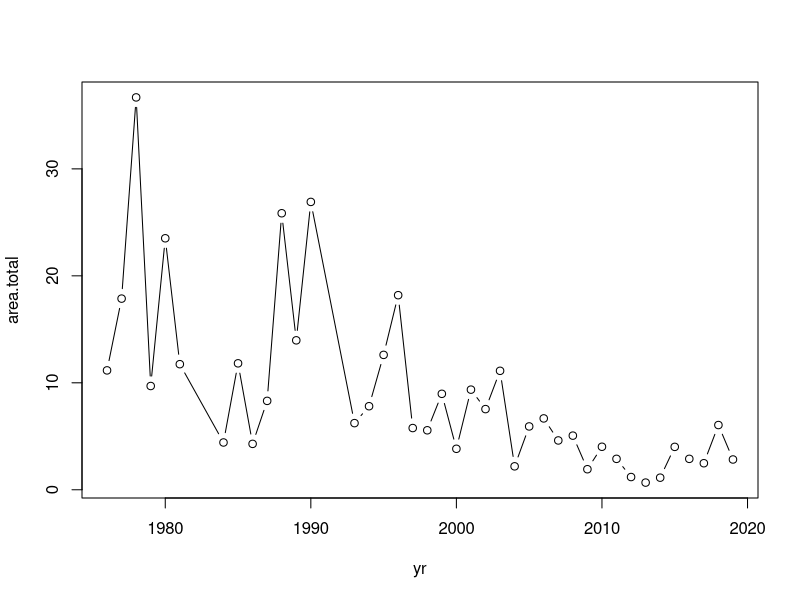
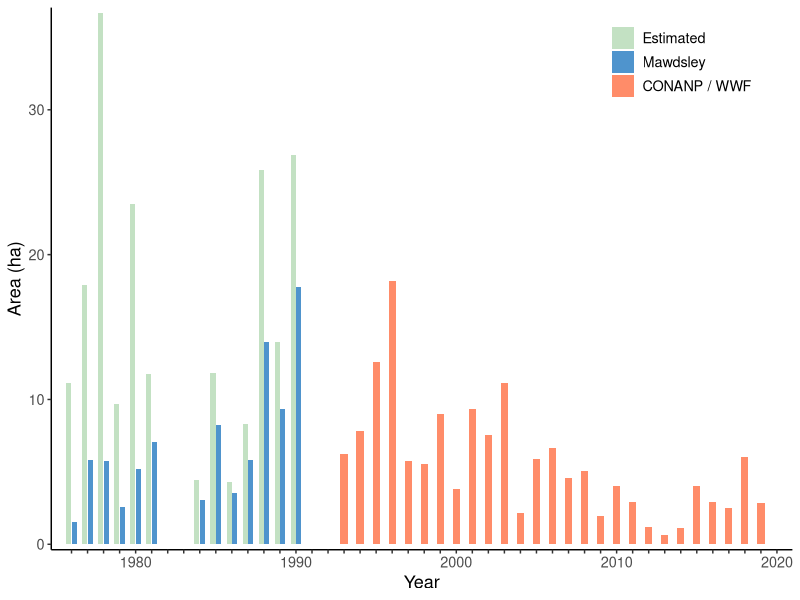
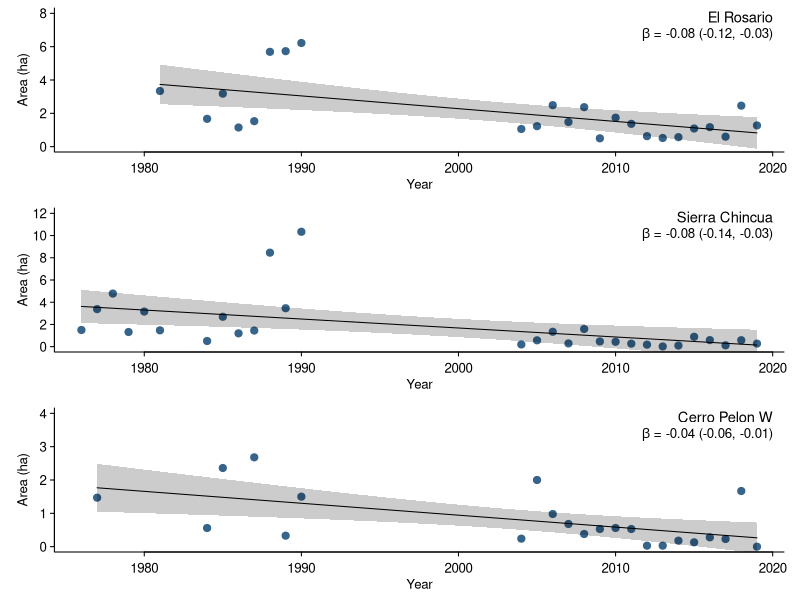

Generate these figures, in order, with R:
###################################################################################################################################
#Summarizing data available on monarch overwintering colonies, 1976-2019

#Code written by ER Zylstra
#Last updated: 4 March 2021
###################################################################################################################################

library(plyr)
library(reshape2)
library(ggplot2)

#------------------------------------------------------------#
# Read in data
#------------------------------------------------------------#
  #set working directory...

#Measurements of area occupied, 1976-1991
  #1976-1981 data from Calvert and Brower (1986)
  #1984-1990 data from Mejia (1996)
  #Data were extracted and compiled by ER Zylstra and MI Ramirez. Additional information about which measurements were
  #selected for analyses (when aggregations were measured more than once in a season) can be found in the USGS report.
  dat1 <- read.csv('ColonyData_1976-1991.csv',header=TRUE,stringsAsFactors=FALSE)
    #Yr.Dec: Year (for December of that winter season; eg, for any measurements in winter 1976-1977, Yr.Dec=1976)
    #Supercolony: fundamental spatial unit of overwintering monarchs (may be composed of multiple aggregations in close proximity to each other)
    #n.Aggregations: number of overwintering aggregations measured within the supercolony
    #Area.ha: total area occupied by supercolony in given year, in hectares (ie, sum of areas associated with each aggregation measured)
    #Date.min: earliest date any aggregation was measured (if there's only one aggregation, will be equal to Date.max)
    #Date.max: latest date any aggregtation was measured (if there's only one aggregation, will be equal to Date.min)
  
#Measurements of area occupied, 1993-2003
  #Data from Vidal and Rendon-Salinas (2014)
  dat2 <- read.csv('TotalArea_1993-2003.csv',header=TRUE,stringsAsFactors=FALSE)
    #Yr.Dec: Year (for December of that winter season; eg, for any measurements in winter 1976-1977, Yr.Dec=1976)  
    #TotalArea.ha: Total area occupied by all supercolonies in each year, in hectares

#Measurements of area occupied, 2004-2019
  #Data from Vidal and Rendon-Salinas (2014), Saunders et al. (2019), WWF reports
  dat3 <- read.csv('ColonyData_2004-2019.csv',header=TRUE,stringsAsFactors=FALSE)
    #Supercolony: fundamental spatial unit of overwintering monarchs (may be composed of multiple aggregations in close proximity to each other)
    #Yr.Dec: Year (for December of that winter season; eg, for any measurements in winter 1976-1977, Yr.Dec=1976)    
    #Area.ha: total area occupied by supercolony in given year, in hectares 
  
#------------------------------------------------------------#
# Format and combine supercolony-level data
#------------------------------------------------------------#
  dat1 <- dat1[,c('Supercolony','Yr.Dec','Area.ha')]
  names(dat1) <- c('supercolony','yr','area')
  
  names(dat2) <- c('yr','area.total')
  
  names(dat3) <- c('supercolony','yr','area')
  dat3 <- dat3[with(dat3,order(yr,supercolony,area)),]

  dat <- rbind(dat1,dat3)
  
  #Clean up names of supercolonies:
  dat$supercolony[dat$supercolony=='Chincua'] <- 'Sierra Chincua'
  dat$supercolony[dat$supercolony=='Contepec'] <- 'E Contepec'
  dat$supercolony[dat$supercolony=='Rosario'] <- 'E El Rosario'
  dat$supercolony[dat$supercolony=='La Mesa'] <- 'E La Mesa'
  dat$supercolony[dat$supercolony=='Carpinteros'] <- 'IC Carpinteros'
  dat$supercolony[dat$supercolony=='San Andres'] <- 'PP San Andres'
  # count(dat$supercolony)
  # count(dat$yr)

  #note: there are 0's in the data for 2004-2019, but not earlier
  
#------------------------------------------------------------#
# Calculate mean proportion of the population associated with each supercolony, 2004-2019
#------------------------------------------------------------#
  total0419 <- ddply(dat[dat$yr %in% 2004:2019,],.(yr),summarize,area.total=sum(area))
  dat0419 <- join(dat[dat$yr %in% 2004:2019,],total0419,by='yr',type='left')
  dat0419$prop <- dat0419$area/dat0419$area.total
  sc.props <- ddply(dat0419,.(supercolony),summarize,n=length(prop),
                    min=round(min(prop),4),mn=round(mean(prop),4),med=round(median(prop),4),max=round(max(prop),4))
  sc.props$percent <- sc.props$mn*100
  sc.props$percent.min <- sc.props$min*100
  sc.props$percent.max <- sc.props$max*100
  sc.props[,c('supercolony','percent')]
  
  dat$percent0419 <- sc.props$percent[match(dat$supercolony,sc.props$supercolony)]
  dat$monarchp <- ifelse(dat$area==0,0,1)
  
  early <- dat[dat$yr %in% 1976:1990,]
  early$percentp <- early$percent0419*early$monarchp
  early.annual <- ddply(early,.(yr),summarize,area.meas=sum(area),perc.pop=sum(percentp))
  early.annual$area.total <- early.annual$area.meas*100/early.annual$perc.pop
  early.annual
  
  annual <- rbind(early.annual[,c('yr','area.total')],dat2,total0419)
  annual$area.total <- round(annual$area.total,2)
  plot(area.total~yr,data=annual,type='b')  
  
  #Historical estimates from Fig. 1 of Mawdsley et. al (2020)
  #Extracted values using WebPlotDigitizer (https://apps.automeris.io/wpd/)
  mawdsley <- data.frame(yr=c(1976:1981,1984:1990),
                         area.total=c(1.53,5.79,5.76,2.55,5.21,7.05,
                                      3.05,8.21,3.55,5.82,14.00,9.32,17.79),
                         cat='Mawdsley')
  
  annual$cat <- ifelse(annual$yr<1993,'Estimated','CONANP / WWF')
  annual <- rbind(annual,mawdsley)
  
  mycol <- col2rgb(c('darkseagreen3','steelblue3','salmon1'))
  mycol1 <- rgb(mycol[1,1],mycol[2,1],mycol[3,1],alpha=255*0.6,max=255)
  mycol2 <- rgb(mycol[1,2],mycol[2,2],mycol[3,2],alpha=255,max=255)
  mycol3 <- rgb(mycol[1,3],mycol[2,3],mycol[3,3],alpha=255,max=255)
  
  annual$cat <- factor(annual$cat,levels=c('Estimated','Mawdsley','CONANP / WWF'))
  annual2 <- annual[with(annual,order(cat,yr)),]

  ggplot(annual2,aes(x=yr,y=area.total,fill=cat)) +
    scale_fill_manual(values=c(mycol1,mycol2,mycol3)) +
    geom_col(width=c(rep(0.7,26),rep(1,27)),position=position_dodge2(width=1.1,preserve='single')) +
    theme_classic() +
    labs(y='Area (ha)',x='Year') +
    scale_y_continuous(expand=c(0.01,0.01)) +
    scale_x_continuous(expand=c(0.01,0.01),limits=c(1975.2,2020.5),breaks=seq(1976,2020,1),
                       labels=c(rep('',4),'1980',rep('',9),'1990',rep('',9),'2000',rep('',9),'2010',rep('',9),'2020')) +
    theme(legend.position=c(0.85,0.9),legend.title=element_blank(),text=element_text(size=13))
  #ggsave('TotalPopSize_AllYears.jpg',width=6.5,height=4.5,units='in',dpi=600)

#----------------------------------------------------------------------------#
# Trends in supercolonies that were surveyed more than once between 1976-1990
#----------------------------------------------------------------------------#
  #Cerro Pelon W (1977-), Rosario (1981-), Contepec (1977-), Carpinteros (1981-), Chincua (1976-)  
  #weights (mean percent of total population size, 2004-2019) = 13.4, 41.3, 0.1, 3.0, 13.4
  
  dat <- dat[with(dat,order(supercolony,yr)),]
  
  #Rosario
    rosario <- lm(area~yr,data=dat[dat$supercolony=='E El Rosario',])
    summary(rosario); confint(rosario)
    rosario.yrs <- seq(1981,2019,length=100)
    rosario.preds <- predict(rosario,newdata=data.frame(yr=rosario.yrs),interval='conf')  

  #Sierra Chincua
    chincua <- lm(area~yr,data=dat[dat$supercolony=='Sierra Chincua',])
    summary(chincua); confint(chincua)
    chincua.yrs <- seq(1976,2019,length=100)
    chincua.preds <- predict(chincua,newdata=data.frame(yr=chincua.yrs),interval='conf')
    
  #Cerro Pelon W
    pelon <- lm(area~yr,data=dat[dat$supercolony=='Cerro Pelon W',])
    summary(pelon); confint(pelon)
    pelon.yrs <- seq(1977,2019,length=100)
    pelon.preds <- predict(pelon,newdata=data.frame(yr=pelon.yrs),interval='conf')    
  

  #jpeg('SupercolonyTrends_3panel.jpg',width=4.5,height=6,units='in',res=600)
  par(mfrow=c(3,1),mar=c(3,3.4,0.5,1),mgp=c(1.5,0.5,0),cex=0.8,tcl=-0.25)
  plot(area~yr,data=dat[dat$supercolony=='E El Rosario',],pch=19,xlab='Year',ylab='Area (ha)',
       xlim=c(1976,2019),ylim=c(0,8),las=1,bty='l',col='steelblue4',cex=1.2)
    lines(rosario.preds[,1]~rosario.yrs)
    polygon(c(rosario.yrs,rev(rosario.yrs)),c(rosario.preds[,2],rev(rosario.preds[,3])),col=rgb(0,0,0,alpha=0.2),border=NA)
    text(x=2020,y=par('usr')[3]+0.90*(par('usr')[4]-par('usr')[3]),adj=c(1,0),'El Rosario',cex=1.1)
    text(x=2020,y=par('usr')[3]+0.77*(par('usr')[4]-par('usr')[3]),adj=c(1,0),expression(paste(beta,' = -0.08 (-0.12, -0.03)')))
  plot(area~yr,data=dat[dat$supercolony=='Sierra Chincua',],pch=19,xlab='Year',ylab='Area (ha)',
       xlim=c(1976,2019),ylim=c(0,12),las=1,bty='l',col='steelblue4',cex=1.2)
    lines(chincua.preds[,1]~chincua.yrs)
    polygon(c(chincua.yrs,rev(chincua.yrs)),c(chincua.preds[,2],rev(chincua.preds[,3])),col=rgb(0,0,0,alpha=0.2),border=NA)
    text(x=2020,y=par('usr')[3]+0.90*(par('usr')[4]-par('usr')[3]),adj=c(1,0),'Sierra Chincua',cex=1.1)  
    text(x=2020,y=par('usr')[3]+0.77*(par('usr')[4]-par('usr')[3]),adj=c(1,0),expression(paste(beta,' = -0.08 (-0.14, -0.03)')))
  plot(area~yr,data=dat[dat$supercolony=='Cerro Pelon W',],pch=19,xlab='Year',ylab='Area (ha)',
       xlim=c(1976,2019),ylim=c(0,4),las=1,bty='l',col='steelblue4',cex=1.2)
    lines(pelon.preds[,1]~pelon.yrs)
    polygon(c(pelon.yrs,rev(pelon.yrs)),c(pelon.preds[,2],rev(pelon.preds[,3])),col=rgb(0,0,0,alpha=0.2),border=NA)
    text(x=2020,y=par('usr')[3]+0.90*(par('usr')[4]-par('usr')[3]),adj=c(1,0),'Cerro Pelon W',cex=1.1)  
    text(x=2020,y=par('usr')[3]+0.77*(par('usr')[4]-par('usr')[3]),adj=c(1,0),expression(paste(beta,' = -0.04 (-0.06, -0.01)')))
  #dev.off()  

